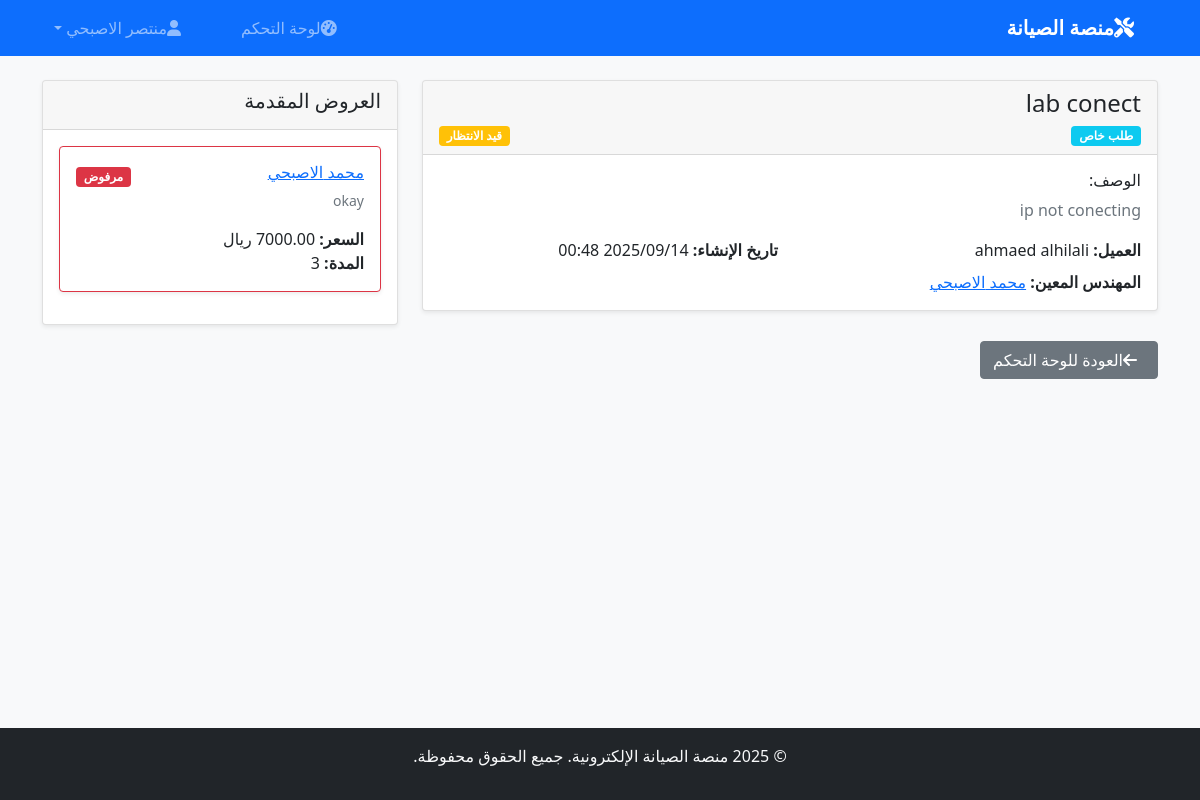
Page /request/7/ (signed in) on the committed database.
### services/models.py (models this page shows, shortened)
class ServiceRequest(models.Model):
    REQUEST_TYPES = (
        ('private', 'طلب خاص'),
        ('public', 'طلب عام'),
    )
    STATUS_CHOICES = (
        ('pending', 'قيد الانتظار'),
        ('accepted', 'مقبول'),
        ('in_progress', 'قيد التنفيذ'),
        ('completed', 'مكتمل'),
        ('cancelled', 'ملغي'),
    )
    title = models.CharField(max_length=250)
    description = models.TextField()
    image = models.ImageField(upload_to='requests/%Y/%m/%d/', blank=True)
    request_type = models.CharField(max_length=10, choices=REQUEST_TYPES)
    assigned_engineer = models.ForeignKey( User,
        on_delete=models.CASCADE,
        null=True,
        blank=True,
        related_name='assigned_requests',
        limit_choices_to={'profile__user_type': 'engineer'}
    )
    client = models.ForeignKey(
        User,
        on_delete=models.CASCADE,
        related_name='service_requests'
    )
    status = models.CharField(max_length=15, choices=STATUS_CHOICES, default='pending')
    created = models.DateTimeField(auto_now_add=True)
    updated = models.DateTimeField(auto_now=True)
    class Meta:
        ordering = ['-created']

class Offer(models.Model):
    STATUS_CHOICES = (
        ('pending', 'قيد الانتظار'),
        ('accepted', 'مقبول'),
        ('rejected', 'مرفوض'),
    )
    service_request = models.ForeignKey(ServiceRequest,on_delete=models.CASCADE,related_name='offers')
    engineer = models.ForeignKey(User, on_delete=models.CASCADE,related_name='offers')
    details = models.TextField()
    duration = models.CharField(max_length=100)  # مثل "3 أيام" أو "أسبوع"
    price = models.DecimalField(max_digits=10, decimal_places=2)
    status = models.CharField(max_length=10, choices=STATUS_CHOICES, default='pending')
    created = models.DateTimeField(auto_now_add=True)
    updated = models.DateTimeField(auto_now=True)
    class Meta:
        ordering = ['-created']
        unique_together = ['service_request', 'engineer']

### services/views.py (the view)
# urls.py: path('request/<int:request_id>/', views.request_detail, name='request_detail'),
@login_required
def request_detail(request, request_id):
    service_request = get_object_or_404(ServiceRequest, id=request_id)
    offers = service_request.offers.all()
    context = {
        'service_request': service_request,
        'offers': offers,
    }
    return render(request, 'services/request_detail.html', context)

### templates/services/request_detail.html (shortened to what this page needs)
{% extends 'base.html' %}
{% block content %}
<div class="row">
    <div class="col-md-8">
        <div class="card">
            <div class="card-header">
                <h4>{{ service_request.title }}</h4>
                <div class="d-flex justify-content-between align-items-center">
                    <span class="badge bg-info">{{ service_request.get_request_type_display }}</span>
                    {% if service_request.status == 'pending' %}
                        <span class="badge bg-warning">{{ service_request.get_status_display }}</span>
                    {% elif service_request.status == 'accepted' %}
                        <span class="badge bg-info">{{ service_request.get_status_display }}</span>
                    {% elif service_request.status == 'in_progress' %}
                        <span class="badge bg-primary">{{ service_request.get_status_display }}</span>
                    {% elif service_request.status == 'completed' %}
                        <span class="badge bg-success">{{ service_request.get_status_display }}</span>
                    {% else %}
                        <span class="badge bg-danger">{{ service_request.get_status_display }}</span>
                    {% endif %}
                </div>
            </div>
            <div class="card-body">
                <h6>الوصف:</h6>
                <p class="text-muted">{{ service_request.description }}</p>
                <div class="row">
                    <div class="col-md-6">
                        <strong>العميل:</strong> {{ service_request.client.first_name }} {{ service_request.client.last_name }}
                    </div>
                    <div class="col-md-6">
                        <strong>تاريخ الإنشاء:</strong> {{ service_request.created|date:"Y/m/d H:i" }}
                    </div>
                </div>
                {% if service_request.assigned_engineer %}
                    <div class="mt-2">
                        <strong>المهندس المعين:</strong>
                        <a href="{% url 'services:engineer_profile' service_request.assigned_engineer.id %}">
                            {{ service_request.assigned_engineer.first_name }} {{ service_request.assigned_engineer.last_name }}
                        </a>
                    </div>
                {% endif %}
            </div>
        </div>
    </div>
    <div class="col-md-4">
        <div class="card">
            <div class="card-header">
                <h5>العروض المقدمة</h5>
            </div>
            <div class="card-body">
                {% if offers %}
                    {% for offer in offers %}
                        <div class="card mb-3 {% if offer.status == 'accepted' %}border-success{% elif offer.status == 'rejected' %}border-danger{% endif %}">
                            <div class="card-body">
                                <div class="d-flex justify-content-between align-items-start">
                                    <div>
                                        <h6>
                                            <a href="{% url 'services:engineer_profile' offer.engineer.id %}">
                                                {{ offer.engineer.first_name }} {{ offer.engineer.last_name }}
                                            </a>
                                        </h6>
                                        <p class="text-muted small">{{ offer.details|truncatewords:15 }}</p>
                                        <div>
                                            <strong>السعر:</strong> {{ offer.price }} ريال<br>
                                            <strong>المدة:</strong> {{ offer.duration }}
                                        </div>
                                    </div>
                                    <div>
                                        {% if offer.status == 'pending' %}
                                            <span class="badge bg-warning">قيد الانتظار</span>
                                        {% elif offer.status == 'accepted' %}
                                            <span class="badge bg-success">مقبول</span>
                                        {% else %}
                                            <span class="badge bg-danger">مرفوض</span>
                                        {% endif %}
                                    </div>
                                </div>
                            </div>
                        </div>
                    {% endfor %}
                {% else %}
                    <div class="text-center py-4">
                        <i class="fas fa-inbox fa-2x text-muted mb-2"></i>
                        <p class="text-muted">لا توجد عروض بعد</p>
                    </div>
                {% endif %}
            </div>
        </div>
    </div>
</div>
<div class="row mt-3">
    <div class="col-12">
        <a href="{% url 'services:dashboard' %}" class="btn btn-secondary">
            <i class="fas fa-arrow-left me-2"></i>العودة للوحة التحكم
        </a>
    </div>
</div>
{% endblock %}

### templates/base.html (shortened to what this page needs)
<!DOCTYPE html>
<html lang="ar" dir="rtl">
<head>
    <link href="https://cdn.jsdelivr.net/npm/bootstrap@5.1.3/dist/css/bootstrap.min.css" rel="stylesheet">
    <link href="https://cdnjs.cloudflare.com/ajax/libs/font-awesome/6.0.0/css/all.min.css" rel="stylesheet">
</head>
<body>
   <nav class="navbar navbar-expand-lg navbar-dark bg-primary">
    <div class="container">
        <a class="navbar-brand" href="{% url 'services:home' %}">
            <i class="fas fa-tools me-2"></i>منصة الصيانة
        </a>
        <div class="collapse navbar-collapse" id="navbarNav">
            <ul class="navbar-nav me-auto">
                {% if user.is_authenticated %}
                    <li class="nav-item">
                        <a class="nav-link" href="{% url 'services:dashboard' %}">
                            <i class="fas fa-tachometer-alt me-1"></i>لوحة التحكم
                        </a>
                    </li>
                {% endif %}
            </ul>
            <ul class="navbar-nav">
                {% if user.is_authenticated %}
                    <li class="nav-item dropdown">
                        <a class="nav-link dropdown-toggle" href="#" role="button" data-bs-toggle="dropdown">
                            <i class="fas fa-user me-1"></i>{{ user.first_name }} {{ user.last_name }}
                        </a>
                    </li>
                {% endif %}
            </ul>
        </div>
    </div>
</nav>
    <main class="container mt-4">
        {% block content %}
        {% endblock %}
    </main>
    <footer class="bg-dark text-light text-center py-3 mt-auto">
        <div class="container">
            <p>&copy; 2025 منصة الصيانة الإلكترونية. جميع الحقوق محفوظة.</p>
        </div>
    </footer>
</body>
</html>

### templates/base.html (style rules this page uses)
html, body { height: 100%; }
body { font-family: 'Segoe UI', Tahoma, Geneva, Verdana, sans-serif; background-color: #f8f9fa; display: flex; flex-direction: column; }
main { flex: 1; }
.navbar-brand { font-weight: bold; }
.card { box-shadow: 0 0.125rem 0.25rem rgba(0, 0, 0, 0.075); border: 1px solid rgba(0, 0, 0, 0.125); }

### rows in the picture
ServiceRequest: title "lab conect", request_type "طلب خاص", status "قيد الانتظار", description "ip not conecting", client.first_name "ahmaed", client.last_name "alhilali", created "2025/09/14 00:48", assigned_engineer.first_name "محمد", assigned_engineer.last_name "الاصبحي"
Offer: engineer.first_name "محمد", engineer.last_name "الاصبحي", details "okay", duration "3", status "مرفوض"

### other values in the picture
{{ user.first_name }} "منتصر"
{{ user.last_name }} "الاصبحي"
